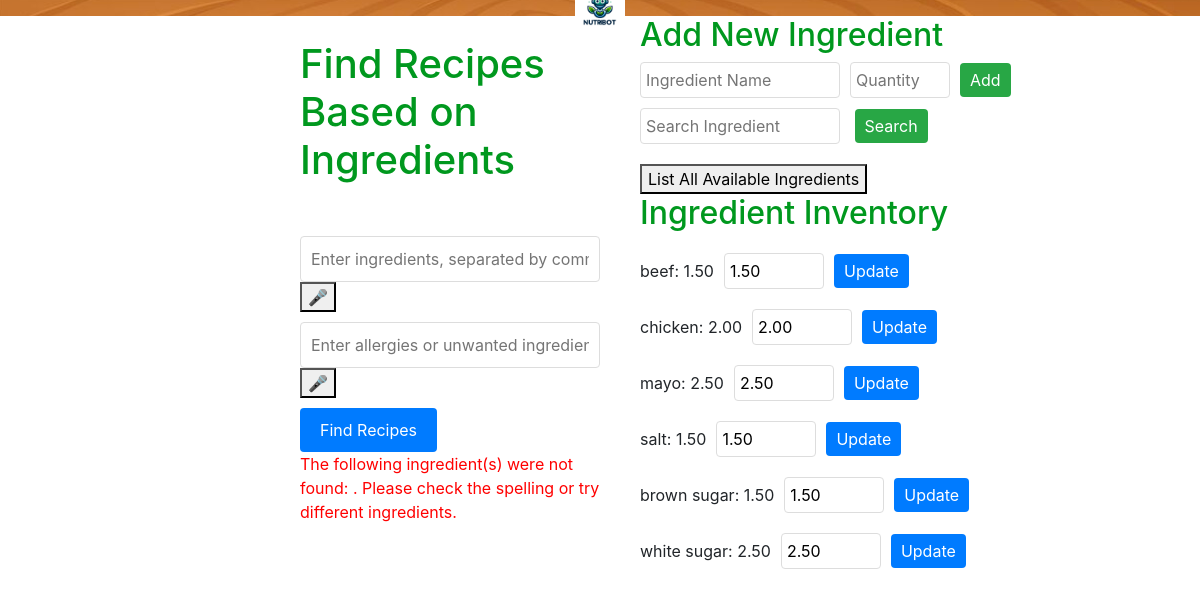
The app's page /find_recipes/ with its own data.
### mealplanmaker/models.py (models this page shows)
class FoodIngredient(models.Model):
    name = models.CharField(max_length=200, unique=True)
    quantity = models.DecimalField(max_digits=5, decimal_places=2)

### mealplanmaker/views.py (the view)
# urls.py: path("find_recipes/", views.find_recipes, name='find_recipes'),
def find_recipes(request):
    recipes = None
    missing_ingredients = []
    allergy_flagged_recipes = set()
    allergy_ingredient_names = {}
    all_ingredients = FoodIngredient.objects.filter(quantity__gt=Decimal('0.0'))
    if request.method == 'GET':
        ingredient_names = [name.strip().lower() for name in request.GET.get('ingr', '').split(',')]
        allergy_ingredients = [name.strip().lower() for name in request.GET.get('allergies', '').split(',')]
        if ingredient_names:
            found_ingredients = FoodIngredient.objects.filter(name__in=ingredient_names)
            found_ingredient_names = [ingredient.name.lower() for ingredient in found_ingredients]
            missing_ingredients = [name for name in ingredient_names if name not in found_ingredient_names]
            if not missing_ingredients:
                recipes = Recipe.objects.filter(FoodIngredient__in=found_ingredients).distinct()
        if allergy_ingredients:
            allergy_ingredients_objs = FoodIngredient.objects.filter(name__in=allergy_ingredients)
            allergy_recipes = Recipe.objects.filter(FoodIngredient__in=allergy_ingredients_objs).distinct()
            allergy_flagged_recipes = {recipe.id for recipe in allergy_recipes}
            for recipe in allergy_recipes:
                allergens = recipe.FoodIngredient.filter(name__in=allergy_ingredients).distinct()
                allergy_ingredient_names[recipe.id] = [allergen.name for allergen in allergens]
    return render(request, 'mealplanmaker/find_recipes.html', {
        'recipes': recipes,
        'missing_ingredients': missing_ingredients,
        'allergy_flagged_recipes': allergy_flagged_recipes,
        'allergy_ingredient_names': allergy_ingredient_names,
        'all_ingredients': all_ingredients,
    })

### mealplanmaker/templates/mealplanmaker/find_recipes.html (shortened to what this page needs)
{% extends "mealplanmaker/layout.html" %}
{% block body %}
<div style="display: flex; justify-content: space-between;">
    <div style="flex: 3; margin-right: 20px;">
        <br>
        <h1 style="color: #00981e; text-align: left;">Find Recipes Based on Ingredients</h1>
        <br>
        <form method="get" action="{% url 'find_recipes' %}" style="text-align: left; margin-top: 20px;">
            <input type="text" id="ingr" name="ingr" placeholder="Enter ingredients, separated by commas" style="padding: 10px; width: 300px; border: 1px solid #ddd; border-radius: 4px;">
            <button type="button" onclick="startSpeechRecognition('ingr')">🎤</button>
            <br>
            <input type="text" id="allergies" name="allergies" placeholder="Enter allergies or unwanted ingredients, separated by commas" style="padding: 10px; width: 300px; border: 1px solid #ddd; border-radius: 4px; margin-top: 10px;">
            <button type="button" onclick="startSpeechRecognition('allergies')">🎤</button>
            <br>
            <input type="submit" value="Find Recipes" style="padding: 10px 20px; background-color: #007bff; color: white; border: none; border-radius: 4px; cursor: pointer; margin-top: 10px;">
        </form>
        {% if missing_ingredients %}
            <p style="text-align: left; color: red;">The following ingredient(s) were not found: {{ missing_ingredients|join:", " }}. Please check the spelling or try different ingredients.</p>
        {% else %}
            <p style="text-align: left;">Enter ingredients to find recipes!</p>
        {% endif %}
    </div>
    <div style="flex: 2; padding-left: 20px;">
        <h2 style="color: #00981e; size: 15pt; text-align: left;">Add New Ingredient</h2>
        <form method="post" action="{% url 'find_recipes' %}" style="text-align: left;">
            <div style="display: flex; align-items: center; margin-bottom: 10px;">
                <input type="text" name="new_ingredient_name" placeholder="Ingredient Name" style="padding: 5px; width: 200px; margin-right: 10px; border: 1px solid #ddd; border-radius: 4px;">
                <input type="number" name="new_ingredient_quantity" min="0" step="0.50" placeholder="Quantity" style="padding: 5px; width: 100px; margin-right: 10px; border: 1px solid #ddd; border-radius: 4px;">
                <input type="submit" value="Add" style="padding: 5px 10px; background-color: #28a745; color: white; border: none; border-radius: 4px; cursor: pointer;">
            </div>
        </form>
        <form method="get" action="{% url 'find_recipes' %}" style="text-align: left; margin-bottom: 20px;">
            <input type="text" name="search_ingredient" placeholder="Search Ingredient" style="padding: 5px; width: 200px; margin-right: 10px; border: 1px solid #ddd; border-radius: 4px;">
            <input type="submit" value="Search" style="padding: 5px 10px; background-color: #28a745; color: white; border: none; border-radius: 4px; cursor: pointer;">
        </form>
        <form action="{% url 'find_recipes' %}" method="get">
            <button type="submit" name="list_all" value="1">List All Available Ingredients</button>
        </form>
        <h2 style="color: #00981e; size: 15pt; text-align: left;">Ingredient Inventory</h2>
        {% for ingredient in all_ingredients %}
        <form method="post" action="{% url 'find_recipes' %}" style="text-align: left; margin-top: 20px;">
            <div style="display: flex; align-items: center; margin-bottom: 10px;">
                <span style="margin-right: 10px;">{{ ingredient.name }}: {{ ingredient.quantity }}</span>
                <input type="number" name="new_quantity" min="0" step="0.50" value="{{ ingredient.quantity }}" style="padding: 5px; width: 100px; border: 1px solid #ddd; border-radius: 4px;">
                <input type="submit" value="Update" style="padding: 5px 10px; margin-left: 10px; background-color: #007bff; color: white; border: none; border-radius: 4px; cursor: pointer;">
            </div>
        </form>
        {% endfor %}
    </div>
</div>
{% endblock %}

### mealplanmaker/templates/mealplanmaker/layout.html (shortened to what this page needs)
{% load static %}
<!DOCTYPE html>
<html lang="en">
<head>
    <link rel="stylesheet" href="https://stackpath.bootstrapcdn.com/bootstrap/4.4.1/css/bootstrap.min.css">
</head>
<body>
    <nav class="navbar navbar-expand-lg navbar-light" style="background: url('{% static 'woodnavbar.png' %}');">
        <a class="navbar-brand" href="{% url 'index' %}">
            <img src="{% static 'nutribotlogo.png' %}" alt="NutriBot Logo" style="width: 50px; height: auto;">
        </a>
    </nav>
    <div class="body">
        <div class="container" style="margin: auto;">
            <div style="margin: auto; max-width: 600px;">
                {% block body %}{% endblock %}
            </div>
        </div>
    </div>
</body>
</html>

### records on screen
FoodIngredient: name "beef", quantity "1.50", new_quantity "1.50"
FoodIngredient: name "chicken", quantity "2.00", new_quantity "2.00"
FoodIngredient: name "mayo", quantity "2.50", new_quantity "2.50"
FoodIngredient: name "salt", quantity "1.50", new_quantity "1.50"
FoodIngredient: name "brown sugar", quantity "1.50", new_quantity "1.50"
FoodIngredient: name "white sugar", quantity "2.50", new_quantity "2.50"
